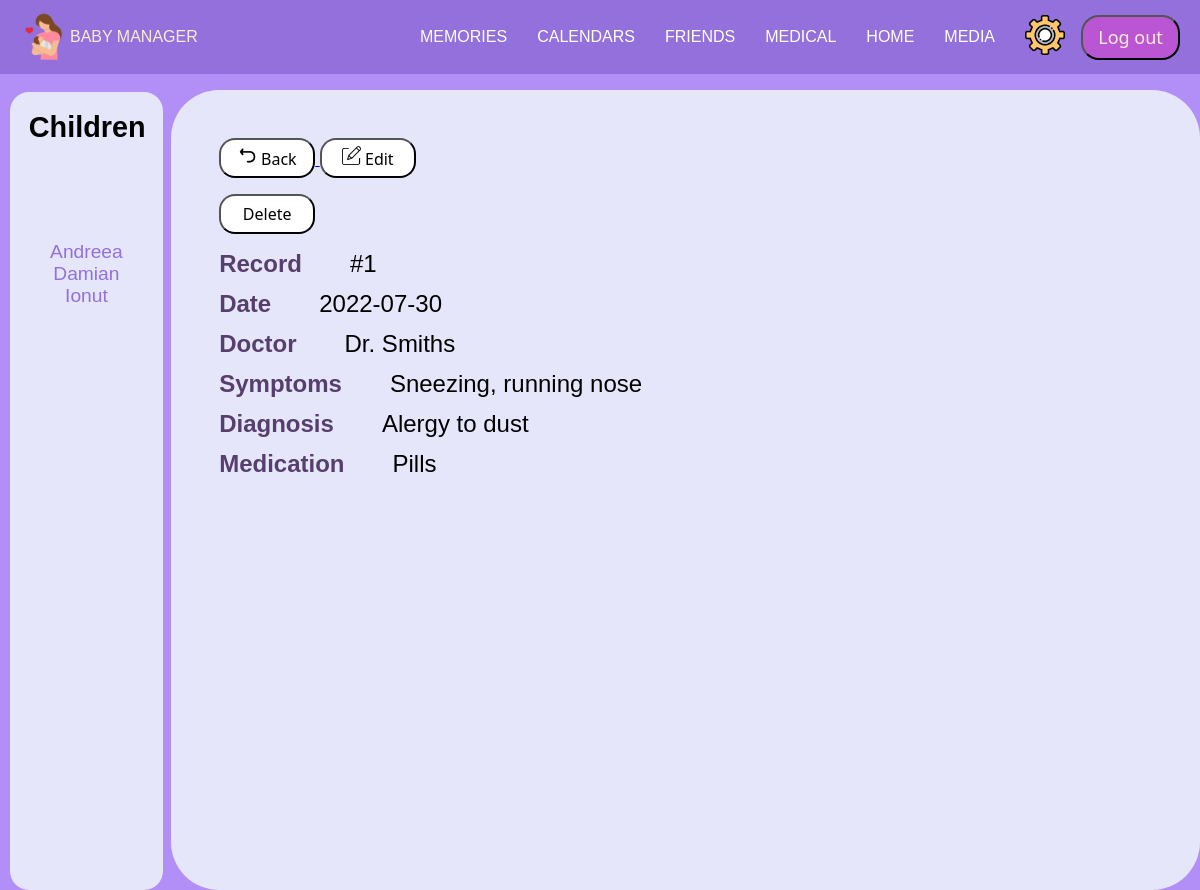
Page /Medical/More.php?id=1&contor=1 (signed in) on the earlier database version.
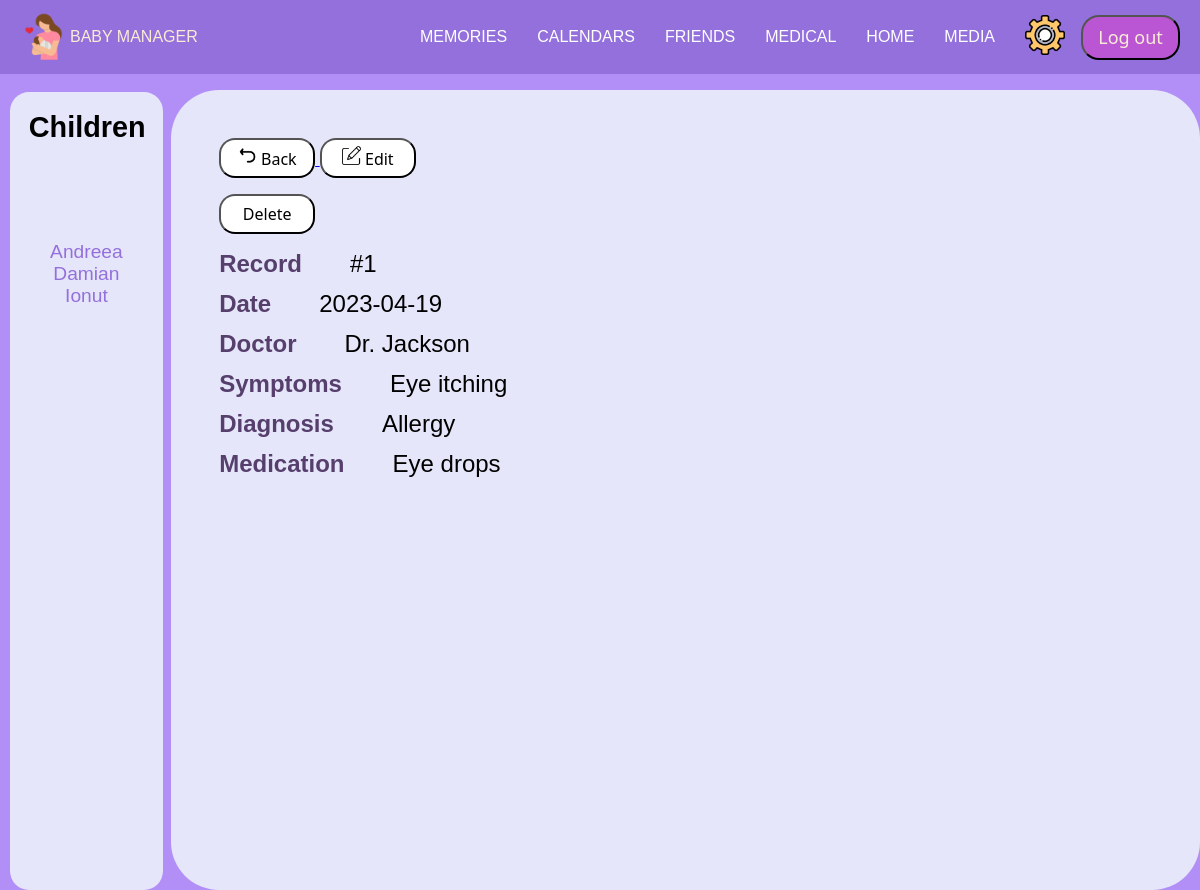
Same page on the later database version.
### tables this page shows
CREATE TABLE `medical_report` (
  `id` int(11) NOT NULL,
  `id_user` int(11) NOT NULL,
  `id_child` int(11) NOT NULL,
  `date` date NOT NULL,
  `doctor` varchar(200) NOT NULL,
  `symptoms` varchar(400) NOT NULL,
  `diagnosis` varchar(400) NOT NULL,
  `medication` varchar(400) NOT NULL
);

### Medical/medical-service.php (called while the page is built, shortened)
<?php
require '../config.php';
function getMedicalReport($id_medical) {
    global $mysql;
    $sql= "SELECT * FROM medical_report where id=?";
    $stmt = $mysql->prepare($sql);
    $stmt->bind_param('i', $id_medical);
    $stmt->execute();
    $result = $stmt->get_result();
    $row = $result->fetch_assoc();
    return $row;
}
?>

### Medical/More.php (the view, shortened to what this page needs)
<?php
    require "../config.php";
    require "medical-service.php";
    $id_medical = $_GET['id'];
    $contor = $_GET['contor'];
    $row = getMedicalReport($id_medical);
    $id_child = $row['id_child'];
    $date = $row['date'];
    $doctor = $row['doctor'];
    $symptoms = $row['symptoms'];
    $diagnosis = $row['diagnosis'];
    $medication = $row['medication'];
?>
<!DOCTYPE html>
<html lang="en-US">
<head>
    <link href="../admin-topbar.css" rel="stylesheet" />
    <link href="More1.css" rel="stylesheet" />
    <link rel="stylesheet" href="https://cdnjs.cloudflare.com/ajax/libs/font-awesome/6.0.0-beta2/css/all.min.css" /></head>
</head>
<body>
    <?php require "../login-topbar.php"; ?>
        <div class="page">
            <?php require "leftbar-medical.php"; ?>
            <div class="right">
                <a class="buttons">
                    <a href="Medical-child.php?id=<?php echo $id_child; ?>">
                        <button>
                            <img src="../Photos/Back2.png" alt="back">
                            Back
                        </button>
                    </a>
                    <a href="EditMedical.php?id=<?php echo $id_medical; ?>">
                        <button>
                            <img src="../Photos/Edit.png" alt="edit">
                            Edit
                        </button>
                    </a>
                    <form method="post">
                        <input type="submit" name="delete" value="Delete" id="delete">
                    </form>
                </a>
                <div class="table">
                    <div class="row">
                        <a class="table-header"> Record </a>
                        <a class="table-value"> #<?php echo $contor; ?> </a>
                    </div>
                    <div class="row">
                        <a class="table-header"> Date </a>
                        <a class="table-value"> <?php echo $date;?> </a>
                    </div>
                    <div class="row">
                        <a class="table-header"> Doctor </a>
                        <a class="table-value"> <?php echo $doctor;?> </a>
                    </div>
                    <div class="row">
                        <a class="table-header"> Symptoms </a>
                        <a class="table-value"> <?php echo $symptoms;?> </a>
                    </div>
                    <div class="row">
                        <a class="table-header"> Diagnosis </a>
                        <a class="table-value"> <?php echo $diagnosis;?> </a>
                    </div>
                    <div class="row">
                        <a class="table-header"> Medication </a>
                        <a class="table-value"> <?php echo $medication;?> </a>
                    </div>
                </div>
            </div>
        </div>
</body>
</html>

Differences in the rows shown:
changed medical_report: date "2022-07-30" → "2023-04-19"; doctor "Dr. Smiths" → "Dr. Jackson"; symptoms "Sneezing, running nose" → "Eye itching"; diagnosis "Alergy to dust" → "Allergy"; medication "Pills" → "Eye drops"
